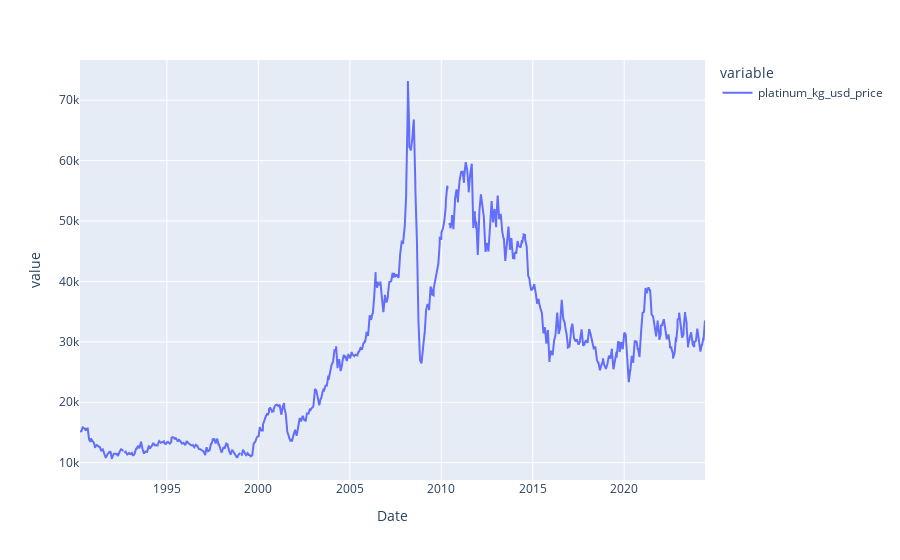

Notebook source saved alongside this figure:
### Code cell
platinum.platinum_kg_usd_price.plot()

### Figure 1 — Plotly figure (JSON) as saved in the notebook; plotly's stock layout.template omitted (floating-point values rounded to 4 significant figures; data arrays with more than 128 entries replaced by an {"elided": "..."} marker saying what was removed)
{"data": [{"hovertemplate": "variable=platinum_kg_usd_price<br>Date=%{x}<br>value=%{y}<extra></extra>", "legendgroup": "platinum_kg_usd_price", "line": {"color": "#636efa", "dash": "solid"}, "marker": {"symbol": "circle"}, "mode": "lines", "name": "platinum_kg_usd_price", "orientation": "v", "showlegend": true, "type": "scatter", "x": {"elided": "720 str values"}, "xaxis": "x", "y": {"elided": "720 float values"}, "yaxis": "y"}], "layout": {"legend": {"title": {"text": "variable"}, "tracegroupgap": 0}, "margin": {"t": 60}, "xaxis": {"anchor": "y", "domain": [0, 1], "title": {"text": "Date"}}, "yaxis": {"anchor": "x", "domain": [0, 1], "title": {"text": "value"}}}}
